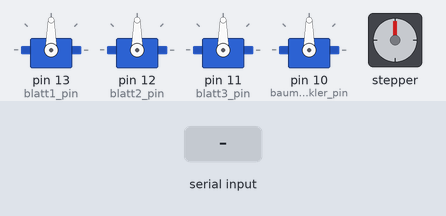
A sketch run on a simulated Arduino Uno, built with avr-gcc and run on an emulated ATmega328P. Shown: 4 × servo, stepper motor. Inputs (shaded band) come from the test bench. Stepper angles assume 4096 steps per turn.

Above: at 1.2 s.
1.3 s: "turn" received over Serial
At 3.35 s:
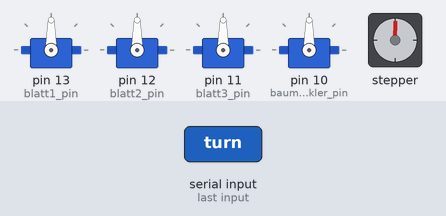
4.3 s: "leafsDown" received over Serial
At 7.11 s:
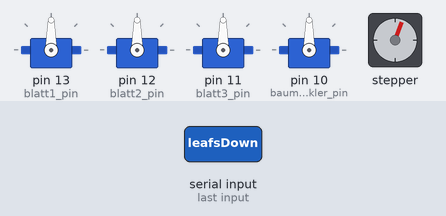
7.3 s: "wackler" received over Serial
At 11.2 s:
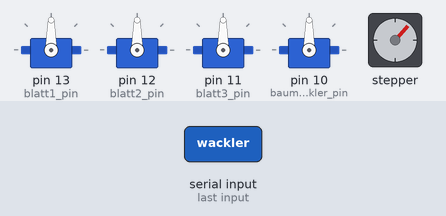
Timing chart, 0 to 27.2 s (numbered marks = the images above; inputs shaded):
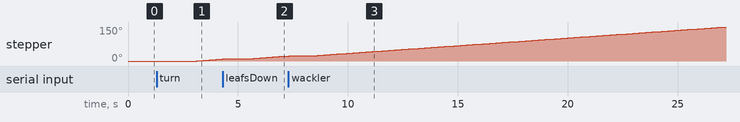

Measured:
- after the input at 1.3 s, stepper: keeps turning clockwise at about 8°/s, starting after 1.8 s

The sketch:

resetPilltree.ino
```cpp
/*
this script resets the project prototype
*/
#include <AccelStepper.h>
//#include <Adafruit_NeoPixel.h>
#include <Servo.h>

//== initialisierung ====================================
//stepper motor
#define HALFSTEP 8
#define STEPPER_SPEED 800
#define STEPPER_PIN1 A0
#define STEPPER_PIN2 A1
#define STEPPER_PIN3 A2
#define STEPPER_PIN4 A3
AccelStepper pillStepper = AccelStepper(HALFSTEP, STEPPER_PIN1, STEPPER_PIN3, STEPPER_PIN2, STEPPER_PIN4);


Servo blatt1;
const int blatt1_pin = 13; // Pin Blatt 1
Servo blatt2;
const int blatt2_pin = 12; // Pin Blatt 2
Servo blatt3;
const int blatt3_pin = 11; // Pin Blatt 3

Servo baumwackler;
const int baumwackler_pin = 10;

void setup() {
	Serial.begin(9600);

	pillStepper.setMaxSpeed(STEPPER_SPEED);
	pillStepper.setAcceleration(STEPPER_SPEED * 2);

	blatt1.attach(blatt1_pin);
	blatt2.attach(blatt2_pin);
	blatt3.attach(blatt3_pin);

	baumwackler.attach(baumwackler_pin);

}

String readCommand;
String readAbort = "";
int position = 0;

void loop() {
	if (Serial.available() )
	{
		readCommand = Serial.readString();
	}

	if (readCommand.equals("leafsDown"))
	{
		Serial.println("blatt1 wird runtergelassen");
		blattRunter(blatt1, 2);
		Serial.println("blatt2 wird runtergelassen");
		blattRunter(blatt2, 2);
		Serial.println("blatt3 wird runtergelassen");
		blattRunter(blatt3, 2);
	}

	if (readCommand.equals("wackler"))
	{
		baumwackler.write(90);
	}

	if (readCommand.equals("turn"))
	{
		while (!readAbort.equals("abort"))
		{
			int stepSize = 10;
			position += stepSize;
			pillStepper.runToNewPosition(position++);
			if(Serial.available())
				readAbort = Serial.readString();
		}
		readAbort = "";
		Serial.println(position);
		//pillStepper.runToNewPosition(512);
	}
	if(!readCommand.equals(""))
	{
		Serial.println(readCommand);
	}
	readCommand = "";

	delay(2000);
}

void blattRunter(Servo servo, int schrittweite) {
	int winkel = servo.read();
	while (winkel <= 178) {
		servo.write(winkel);
		delay(100);
		winkel = winkel + schrittweite;
	}
}
```
